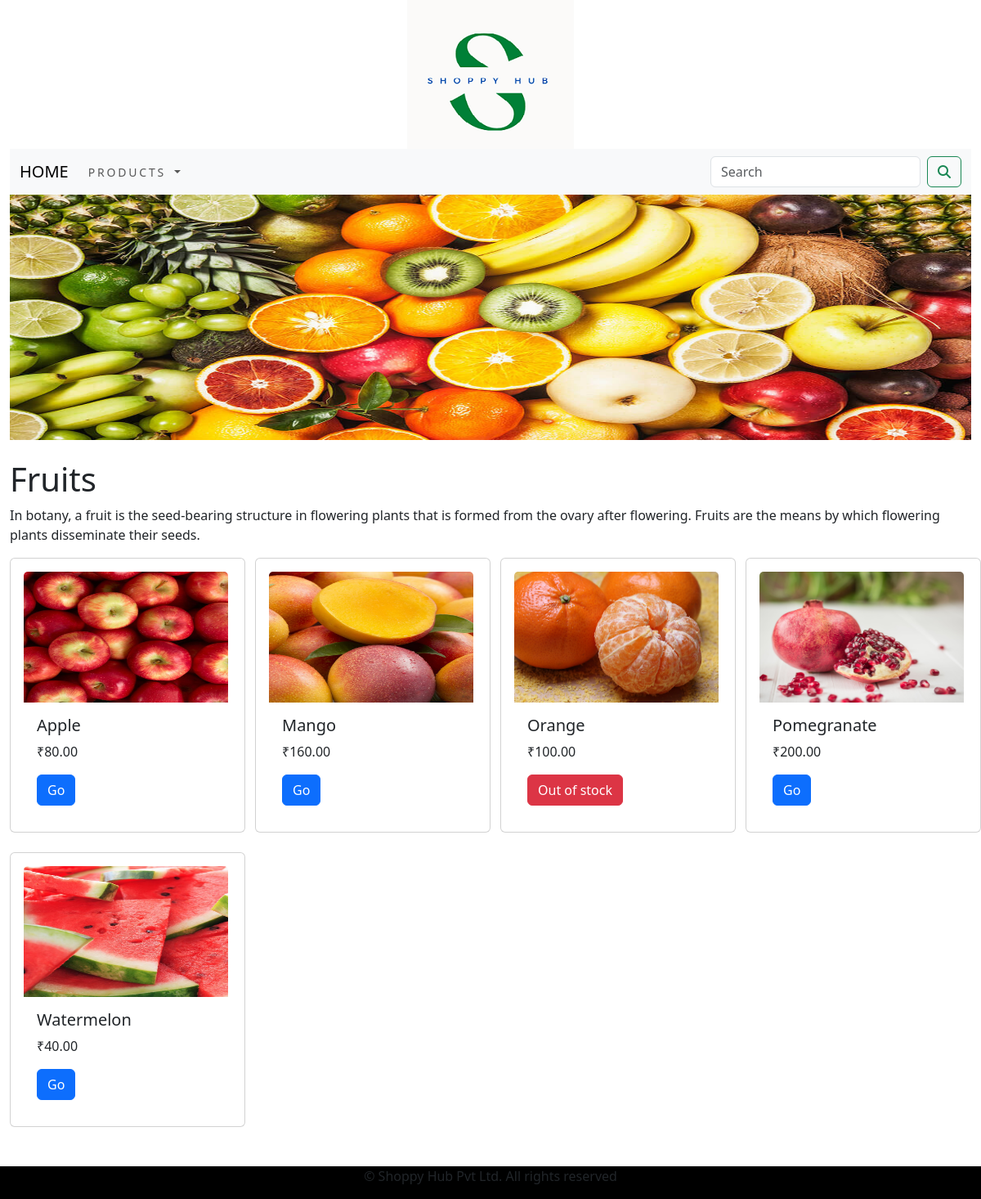
/fruits/, run on the app's committed database.
### appShopping/models.py (models this page shows)
class category(models.Model):
    name = models.CharField(max_length=150, unique=True)
    slug = models.SlugField(max_length=200, unique=True)
    description = models.TextField()
    image = models.ImageField(upload_to='category', blank=True)
    class Meta:
        ordering = ('name',)
        verbose_name = 'category'
        verbose_name_plural = 'categories'
    def get_url(self):
        return reverse('appShopping:allProductsCat', args=[str(self.slug)])
    def __str__(self):
        return '{}'.format(self.name)

class product(models.Model):
    name = models.CharField(max_length=150, unique=True)
    slug = models.SlugField(max_length=150, unique=True)
    description = models.TextField(blank=True)
    price = models.DecimalField(max_digits=10, decimal_places=2)
    category = models.ForeignKey(category,on_delete=models.CASCADE)
    image = models.ImageField(upload_to='product', blank=True)
    stock = models.IntegerField()
    available = models.BooleanField(default=True)
    created = models.DateTimeField(auto_now_add=True)
    update = models.DateTimeField(auto_now=True)
    class Meta:
        ordering = ('name',)
        verbose_name = 'product'
        verbose_name_plural = 'products'
    def get_url(self):
        return reverse('appShopping:detailsProduct',args=[str(self.category.slug),str(self.slug)])

### appShopping/views.py (the view)
# urls.py: path('',views.allCategory, name='allCategory'),
def allCategory(request, c_slug= None):
    c_page=None
    products_list=None
    if c_slug != None:
        c_page = get_object_or_404(category, slug= c_slug)
        products_list = product.objects.all().filter(category=c_page,
                                                available=True)
    else:
        products_list = product.objects.all().filter(available=True)
    paginator = Paginator(products_list,8)
    try:
        pages = int(request.GET.get('page','1'))
    except:
        pages = 1
    try:
        products = paginator.page(pages)
    except(EmptyPage, InvalidPage):
        products = paginator.page(paginator.num_pages)
    return render(request,"category.html",{'category':c_page,'product':products})

### appCart/context_processors.py (called while the page is built)
def counter(request):
    item_count = 0
    if 'admin' in request.path:
        return  {}
    else:
        try:
            cartObjects = cart.objects.filter(cart_id=_cart_id(request))
            cartItems = cart_items.objects.all().filter(cart=cartObjects[:1])
            for items in cartItems:
                item_count += items.quantity
        except cart.DoesNotExist:
            item_count = 0
    return dict(item_count=item_count)

### appCart/views.py (called while the page is built)
def _cart_id(request):
    cart_id=request.session.session_key
    if not cart:
        cart_id=request.session.create()
    return cart_id

### appShopping/context_processors.py (called while the page is built)
def menu_links(request):
    links = category.objects.all()
    return dict(links=links)

### templates/category.html (shortened to what this page needs)
{% extends 'base.html' %}
{% load static %}
{% block content %}
    <div>
        {% if category %}
            <img style="width: 100%; height: 300px; margin: auto" src="{{category.image.url}}" alt="{{category.name}}">
    </div><br>
    <div>
        <h1>{{category.name}}</h1>
        <p>{{category.description}}</p>
    </div>
        {% endif %}
    <div>
        <div class="row">
            {% for prdt in product.object_list %}
            <div class="col-md-3 mb-4">
                <div class="card card-body h-100" style="width: 18rem;">
                  <img src="{{prdt.image.url}}" class="card-img-top" alt="{{prdt.name}}" style="width: 250px; height: 160px;">
                  <div class="card-body">
                    <h5 class="card-title">{{prdt.name}}</h5>
                    <p class="card-text">₹{{prdt.price}}</p>
                      {% if prdt.stock < 1 %}
                        <a href="/" class="btn btn-danger">Out of stock</a>
                      {% else %}
                        <a href="{{prdt.get_url}}" class="btn btn-primary">Go</a>
                      {% endif %}
                  </div>
                </div>
            </div>
            {% endfor %}
        </div>
        <br>
    </div>
{% endblock %}

### data on the page
category: image (picture), name "Fruits", description "In botany, a fruit is the seed-bearing structure in flowering plants that is formed from the ovary after flowering. Fruits are the means by which flowering plants disseminate their seeds."
product: image (picture), name "Apple", price "80.00"
product: image (picture), name "Mango", price "160.00"
product: image (picture), name "Orange", price "100.00", stock "Out of stock"
product: image (picture), name "Pomegranate", price "200.00"
product: image (picture), name "Watermelon", price "40.00"
